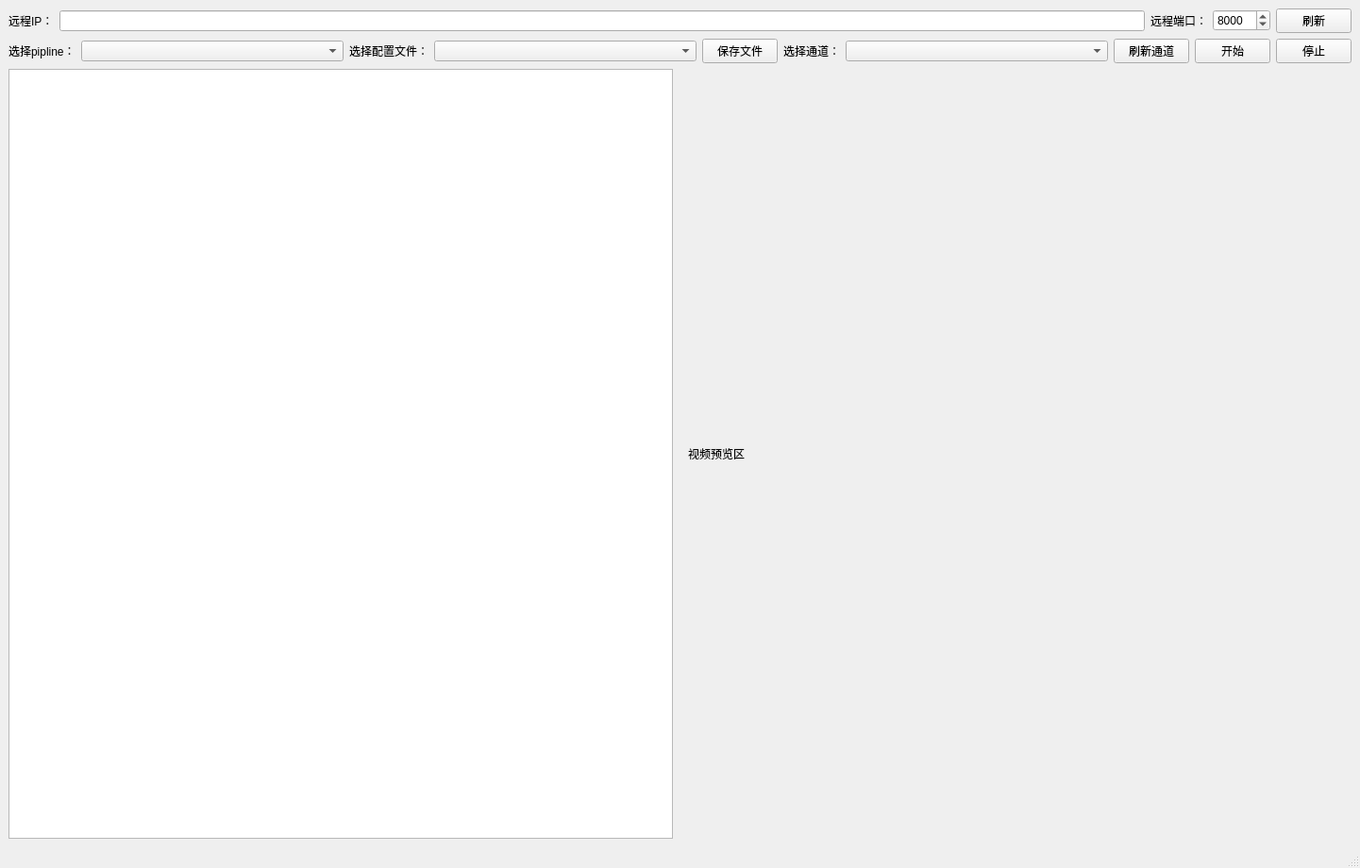
<?xml version="1.0" encoding="UTF-8"?>
<ui version="4.0">
 <class>MainWindow</class>
 <widget class="QMainWindow" name="MainWindow">
  <property name="geometry">
   <rect>
    <x>0</x>
    <y>0</y>
    <width>1441</width>
    <height>920</height>
   </rect>
  </property>
  <property name="windowTitle">
   <string>MainWindow</string>
  </property>
  <widget class="QWidget" name="centralwidget">
   <layout class="QVBoxLayout" name="verticalLayout">
    <item>
     <layout class="QHBoxLayout" name="horizontalLayout">
      <item>
       <widget class="QLabel" name="label">
        <property name="text">
         <string>远程IP：</string>
        </property>
       </widget>
      </item>
      <item>
       <widget class="QLineEdit" name="lineEditIP"/>
      </item>
      <item>
       <widget class="QLabel" name="label_2">
        <property name="text">
         <string>远程端口：</string>
        </property>
       </widget>
      </item>
      <item>
       <widget class="QSpinBox" name="spinBoxPort">
        <property name="minimum">
         <number>23</number>
        </property>
        <property name="maximum">
         <number>65535</number>
        </property>
        <property name="value">
         <number>8000</number>
        </property>
       </widget>
      </item>
      <item>
       <widget class="QPushButton" name="pushButtonFlashAll">
        <property name="text">
         <string>刷新</string>
        </property>
       </widget>
      </item>
     </layout>
    </item>
    <item>
     <layout class="QHBoxLayout" name="horizontalLayout_2">
      <item>
       <widget class="QLabel" name="label_4">
        <property name="sizePolicy">
         <sizepolicy hsizetype="Minimum" vsizetype="Minimum">
          <horstretch>0</horstretch>
          <verstretch>0</verstretch>
         </sizepolicy>
        </property>
        <property name="text">
         <string>选择pipline：</string>
        </property>
       </widget>
      </item>
      <item>
       <widget class="QComboBox" name="comboBoxSelectPipline">
        <property name="sizePolicy">
         <sizepolicy hsizetype="Expanding" vsizetype="Fixed">
          <horstretch>0</horstretch>
          <verstretch>0</verstretch>
         </sizepolicy>
        </property>
       </widget>
      </item>
      <item>
       <widget class="QLabel" name="label_5">
        <property name="sizePolicy">
         <sizepolicy hsizetype="Minimum" vsizetype="Minimum">
          <horstretch>0</horstretch>
          <verstretch>0</verstretch>
         </sizepolicy>
        </property>
        <property name="text">
         <string>选择配置文件：</string>
        </property>
       </widget>
      </item>
      <item>
       <widget class="QComboBox" name="comboBoxSelectFile">
        <property name="sizePolicy">
         <sizepolicy hsizetype="Expanding" vsizetype="Fixed">
          <horstretch>0</horstretch>
          <verstretch>0</verstretch>
         </sizepolicy>
        </property>
       </widget>
      </item>
      <item>
       <widget class="QPushButton" name="pushButtonSave">
        <property name="sizePolicy">
         <sizepolicy hsizetype="Preferred" vsizetype="Fixed">
          <horstretch>0</horstretch>
          <verstretch>0</verstretch>
         </sizepolicy>
        </property>
        <property name="text">
         <string>保存文件</string>
        </property>
       </widget>
      </item>
      <item>
       <widget class="QLabel" name="label_6">
        <property name="sizePolicy">
         <sizepolicy hsizetype="Minimum" vsizetype="Minimum">
          <horstretch>0</horstretch>
          <verstretch>0</verstretch>
         </sizepolicy>
        </property>
        <property name="text">
         <string>选择通道：</string>
        </property>
       </widget>
      </item>
      <item>
       <widget class="QComboBox" name="comboBoxSelectChannel">
        <property name="sizePolicy">
         <sizepolicy hsizetype="Expanding" vsizetype="Fixed">
          <horstretch>0</horstretch>
          <verstretch>0</verstretch>
         </sizepolicy>
        </property>
       </widget>
      </item>
      <item>
       <widget class="QPushButton" name="pushButtonFlashChannel">
        <property name="text">
         <string>刷新通道</string>
        </property>
       </widget>
      </item>
      <item>
       <widget class="QPushButton" name="pushButtonStart">
        <property name="sizePolicy">
         <sizepolicy hsizetype="Preferred" vsizetype="Fixed">
          <horstretch>0</horstretch>
          <verstretch>0</verstretch>
         </sizepolicy>
        </property>
        <property name="text">
         <string>开始</string>
        </property>
       </widget>
      </item>
      <item>
       <widget class="QPushButton" name="pushButtonStop">
        <property name="sizePolicy">
         <sizepolicy hsizetype="Preferred" vsizetype="Fixed">
          <horstretch>0</horstretch>
          <verstretch>0</verstretch>
         </sizepolicy>
        </property>
        <property name="text">
         <string>停止</string>
        </property>
       </widget>
      </item>
     </layout>
    </item>
    <item>
     <layout class="QHBoxLayout" name="horizontalLayout_3">
      <item>
       <widget class="QPlainTextEdit" name="plainTextEdit">
        <property name="sizePolicy">
         <sizepolicy hsizetype="Expanding" vsizetype="Expanding">
          <horstretch>0</horstretch>
          <verstretch>0</verstretch>
         </sizepolicy>
        </property>
       </widget>
      </item>
      <item>
       <spacer name="horizontalSpacer">
        <property name="orientation">
         <enum>Qt::Horizontal</enum>
        </property>
        <property name="sizeType">
         <enum>QSizePolicy::Minimum</enum>
        </property>
        <property name="sizeHint" stdset="0">
         <size>
          <width>10</width>
          <height>20</height>
         </size>
        </property>
       </spacer>
      </item>
      <item>
       <widget class="QLabel" name="labelShow">
        <property name="sizePolicy">
         <sizepolicy hsizetype="Expanding" vsizetype="Expanding">
          <horstretch>0</horstretch>
          <verstretch>0</verstretch>
         </sizepolicy>
        </property>
        <property name="text">
         <string>视频预览区</string>
        </property>
       </widget>
      </item>
     </layout>
    </item>
   </layout>
  </widget>
  <widget class="QStatusBar" name="statusbar"/>
 </widget>
 <resources/>
 <connections/>
</ui>
